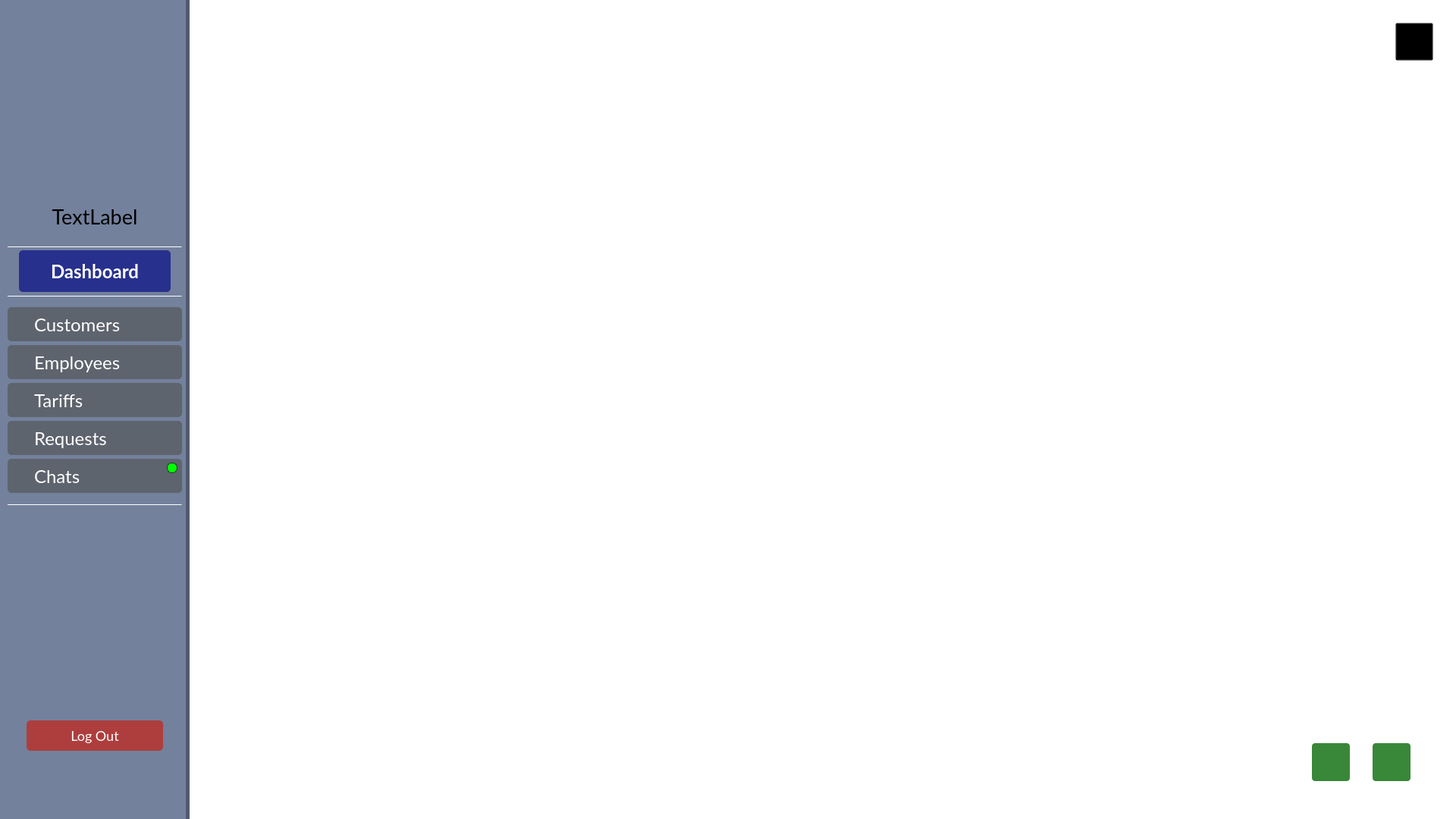
<?xml version="1.0" encoding="UTF-8"?>
<ui version="4.0">
 <class>MainWidget</class>
 <widget class="QWidget" name="MainWidget">
  <property name="geometry">
   <rect>
    <x>0</x>
    <y>0</y>
    <width>1920</width>
    <height>1080</height>
   </rect>
  </property>
  <property name="windowTitle">
   <string>Form</string>
  </property>
  <property name="styleSheet">
   <string notr="true">background-color:transparent;</string>
  </property>
  <widget class="QStackedWidget" name="stackedWidget">
   <property name="geometry">
    <rect>
     <x>250</x>
     <y>0</y>
     <width>1670</width>
     <height>1080</height>
    </rect>
   </property>
   <property name="currentIndex">
    <number>1</number>
   </property>
   <widget class="QWidget" name="page"/>
   <widget class="QWidget" name="page_2"/>
  </widget>
  <widget class="QPushButton" name="close_open_chat_btn">
   <property name="enabled">
    <bool>true</bool>
   </property>
   <property name="geometry">
    <rect>
     <x>1810</x>
     <y>980</y>
     <width>50</width>
     <height>50</height>
    </rect>
   </property>
   <property name="styleSheet">
    <string notr="true">QPushButton{
	border-radius:4px;
	background-color:rgb(57, 135, 57);
}

QPushButton:hover{
	background-color:rgb(57, 155, 57);
}</string>
   </property>
   <property name="text">
    <string/>
   </property>
   <property name="iconSize">
    <size>
     <width>40</width>
     <height>40</height>
    </size>
   </property>
  </widget>
  <widget class="QWidget" name="side_bar_menu" native="true">
   <property name="geometry">
    <rect>
     <x>0</x>
     <y>0</y>
     <width>250</width>
     <height>1080</height>
    </rect>
   </property>
   <property name="sizePolicy">
    <sizepolicy hsizetype="Expanding" vsizetype="Expanding">
     <horstretch>0</horstretch>
     <verstretch>0</verstretch>
    </sizepolicy>
   </property>
   <property name="styleSheet">
    <string notr="true">border-right: 5px solid rgba(0, 0, 0, 0.3);
background-color:#73819C;</string>
   </property>
   <widget class="QLabel" name="profile_pic">
    <property name="geometry">
     <rect>
      <x>35</x>
      <y>60</y>
      <width>180</width>
      <height>180</height>
     </rect>
    </property>
    <property name="styleSheet">
     <string notr="true">border:none;</string>
    </property>
    <property name="text">
     <string/>
    </property>
    <property name="scaledContents">
     <bool>true</bool>
    </property>
   </widget>
   <widget class="QPushButton" name="dashboard_btn">
    <property name="geometry">
     <rect>
      <x>25</x>
      <y>330</y>
      <width>200</width>
      <height>55</height>
     </rect>
    </property>
    <property name="font">
     <font>
      <family>Lato</family>
      <pointsize>-1</pointsize>
      <italic>false</italic>
      <bold>true</bold>
     </font>
    </property>
    <property name="styleSheet">
     <string notr="true">QPushButton {
    font-family: Lato;
    border: none;
    border-radius: 5px;
    background-color: rgba(39, 48, 141, 1);
    font-size: 24px;
    color: white;
    text-align: center;
}

QPushButton:hover {
    background-color: rgba(87, 91, 129, 1);
}
</string>
    </property>
    <property name="text">
     <string>Dashboard</string>
    </property>
    <property name="icon">
     <iconset>
      <normaloff>ui/build/Desktop_Qt_6_8_2_MinGW_64_bit-Debug/img/dashboards.png</normaloff>ui/build/Desktop_Qt_6_8_2_MinGW_64_bit-Debug/img/dashboards.png</iconset>
    </property>
    <property name="iconSize">
     <size>
      <width>30</width>
      <height>30</height>
     </size>
    </property>
    <property name="autoExclusive">
     <bool>false</bool>
    </property>
    <property name="flat">
     <bool>false</bool>
    </property>
   </widget>
   <widget class="QPushButton" name="customers_btn">
    <property name="geometry">
     <rect>
      <x>10</x>
      <y>405</y>
      <width>230</width>
      <height>45</height>
     </rect>
    </property>
    <property name="styleSheet">
     <string notr="true">QPushButton {
    font-family: Lato;
	padding-left:35px;
    border-radius: 5px;
	border:none;
    background-color:rgba(80, 80, 80, 0.6);
    font-size: 24px;
    color: white;
    text-align: left;
}

QPushButton:hover {
    background-color: rgba(87, 91, 129, 1);
}
</string>
    </property>
    <property name="text">
     <string>Customers</string>
    </property>
    <property name="icon">
     <iconset>
      <normaloff>ui/build/Desktop_Qt_6_8_2_MinGW_64_bit-Debug/img/customers.png</normaloff>ui/build/Desktop_Qt_6_8_2_MinGW_64_bit-Debug/img/customers.png</iconset>
    </property>
    <property name="iconSize">
     <size>
      <width>30</width>
      <height>30</height>
     </size>
    </property>
   </widget>
   <widget class="QLabel" name="side_menu_logo">
    <property name="geometry">
     <rect>
      <x>20</x>
      <y>210</y>
      <width>200</width>
      <height>55</height>
     </rect>
    </property>
    <property name="styleSheet">
     <string notr="true">border:none;</string>
    </property>
    <property name="text">
     <string/>
    </property>
    <property name="pixmap">
     <pixmap>ui/img/company_name.svg</pixmap>
    </property>
    <property name="scaledContents">
     <bool>true</bool>
    </property>
   </widget>
   <widget class="QPushButton" name="employees_btn">
    <property name="geometry">
     <rect>
      <x>10</x>
      <y>455</y>
      <width>230</width>
      <height>45</height>
     </rect>
    </property>
    <property name="styleSheet">
     <string notr="true">QPushButton {
    font-family: Lato;
	padding-left:35px;
    border-radius: 5px;
	border:none;
    background-color:rgba(80, 80, 80, 0.6);
    font-size: 24px;
    color: white;
    text-align: left;
}

QPushButton:hover {
    background-color: rgba(87, 91, 129, 1);
}
</string>
    </property>
    <property name="text">
     <string>Employees</string>
    </property>
    <property name="icon">
     <iconset>
      <normaloff>ui/build/Desktop_Qt_6_8_2_MinGW_64_bit-Debug/img/employee.png</normaloff>ui/build/Desktop_Qt_6_8_2_MinGW_64_bit-Debug/img/employee.png</iconset>
    </property>
    <property name="iconSize">
     <size>
      <width>30</width>
      <height>30</height>
     </size>
    </property>
   </widget>
   <widget class="Line" name="line">
    <property name="geometry">
     <rect>
      <x>10</x>
      <y>390</y>
      <width>230</width>
      <height>1</height>
     </rect>
    </property>
    <property name="styleSheet">
     <string notr="true">background-color:white;</string>
    </property>
    <property name="orientation">
     <enum>Qt::Orientation::Horizontal</enum>
    </property>
   </widget>
   <widget class="QPushButton" name="tariffs_btn">
    <property name="geometry">
     <rect>
      <x>10</x>
      <y>505</y>
      <width>230</width>
      <height>45</height>
     </rect>
    </property>
    <property name="styleSheet">
     <string notr="true">QPushButton {
    font-family: Lato;
	padding-left:35px;
    border-radius: 5px;
	border:none;
    background-color:rgba(80, 80, 80, 0.6);
    font-size: 24px;
    color: white;
    text-align: left;
}

QPushButton:hover {
    background-color: rgba(87, 91, 129, 1);
}
</string>
    </property>
    <property name="text">
     <string>Tariffs</string>
    </property>
    <property name="icon">
     <iconset>
      <normaloff>ui/build/Desktop_Qt_6_8_2_MinGW_64_bit-Debug/img/tariffs.png</normaloff>ui/build/Desktop_Qt_6_8_2_MinGW_64_bit-Debug/img/tariffs.png</iconset>
    </property>
    <property name="iconSize">
     <size>
      <width>30</width>
      <height>30</height>
     </size>
    </property>
   </widget>
   <widget class="QPushButton" name="requests_btn">
    <property name="geometry">
     <rect>
      <x>10</x>
      <y>555</y>
      <width>230</width>
      <height>45</height>
     </rect>
    </property>
    <property name="styleSheet">
     <string notr="true">QPushButton {
    font-family: Lato;
	padding-left:35px;
    border-radius: 5px;
	border:none;
    background-color:rgba(80, 80, 80, 0.6);
    font-size: 24px;
    color: white;
    text-align: left;
}

QPushButton:hover {
    background-color: rgba(87, 91, 129, 1);
}
</string>
    </property>
    <property name="text">
     <string>Requests</string>
    </property>
    <property name="icon">
     <iconset>
      <normaloff>ui/build/Desktop_Qt_6_8_2_MinGW_64_bit-Debug/img/requests.png</normaloff>ui/build/Desktop_Qt_6_8_2_MinGW_64_bit-Debug/img/requests.png</iconset>
    </property>
    <property name="iconSize">
     <size>
      <width>30</width>
      <height>30</height>
     </size>
    </property>
   </widget>
   <widget class="QPushButton" name="log_out_btn">
    <property name="geometry">
     <rect>
      <x>35</x>
      <y>950</y>
      <width>180</width>
      <height>40</height>
     </rect>
    </property>
    <property name="styleSheet">
     <string notr="true">QPushButton {
    font-family: Lato;
	padding-left:0px;
    border-radius: 5px;
	border:none;
    background-color:rgba(174, 62, 62, 1);
    font-size: 18px;
    color: white;
    text-align: center;
}

QPushButton:hover {
    background-color: rgba(87, 91, 129, 1);
}
</string>
    </property>
    <property name="text">
     <string>Log Out</string>
    </property>
    <property name="iconSize">
     <size>
      <width>30</width>
      <height>30</height>
     </size>
    </property>
   </widget>
   <widget class="QLabel" name="name_label">
    <property name="geometry">
     <rect>
      <x>0</x>
      <y>270</y>
      <width>250</width>
      <height>30</height>
     </rect>
    </property>
    <property name="font">
     <font>
      <family>Lato</family>
      <pointsize>20</pointsize>
     </font>
    </property>
    <property name="styleSheet">
     <string notr="true">border:none;
font-family:Lato, Arial, Consolas;
color:black;
background-color:transparent;</string>
    </property>
    <property name="text">
     <string>TextLabel</string>
    </property>
    <property name="alignment">
     <set>Qt::AlignmentFlag::AlignCenter</set>
    </property>
   </widget>
   <widget class="Line" name="line_2">
    <property name="geometry">
     <rect>
      <x>10</x>
      <y>325</y>
      <width>230</width>
      <height>1</height>
     </rect>
    </property>
    <property name="styleSheet">
     <string notr="true">background-color:white;</string>
    </property>
    <property name="orientation">
     <enum>Qt::Orientation::Horizontal</enum>
    </property>
   </widget>
   <widget class="Line" name="line_3">
    <property name="geometry">
     <rect>
      <x>10</x>
      <y>665</y>
      <width>230</width>
      <height>1</height>
     </rect>
    </property>
    <property name="styleSheet">
     <string notr="true">background-color:white;</string>
    </property>
    <property name="orientation">
     <enum>Qt::Orientation::Horizontal</enum>
    </property>
   </widget>
   <widget class="QPushButton" name="chats_btn">
    <property name="geometry">
     <rect>
      <x>10</x>
      <y>605</y>
      <width>230</width>
      <height>45</height>
     </rect>
    </property>
    <property name="styleSheet">
     <string notr="true">QPushButton {
    font-family: Lato;
	padding-left:35px;
    border-radius: 5px;
	border:none;
    background-color:rgba(80, 80, 80, 0.6);
    font-size: 24px;
    color: white;
    text-align: left;
}

QPushButton:hover {
    background-color: rgba(87, 91, 129, 1);
}
</string>
    </property>
    <property name="text">
     <string>Chats</string>
    </property>
    <property name="icon">
     <iconset>
      <normaloff>ui/build/Desktop_Qt_6_8_2_MinGW_64_bit-Debug/img/requests.png</normaloff>ui/build/Desktop_Qt_6_8_2_MinGW_64_bit-Debug/img/requests.png</iconset>
    </property>
    <property name="iconSize">
     <size>
      <width>30</width>
      <height>30</height>
     </size>
    </property>
   </widget>
   <widget class="QLabel" name="logo_label">
    <property name="geometry">
     <rect>
      <x>0</x>
      <y>0</y>
      <width>250</width>
      <height>50</height>
     </rect>
    </property>
    <property name="styleSheet">
     <string notr="true">border:none;
background-color:transparent;</string>
    </property>
    <property name="text">
     <string/>
    </property>
    <property name="alignment">
     <set>Qt::AlignmentFlag::AlignCenter</set>
    </property>
   </widget>
   <widget class="QLabel" name="not_read_message_label">
    <property name="geometry">
     <rect>
      <x>220</x>
      <y>610</y>
      <width>14</width>
      <height>14</height>
     </rect>
    </property>
    <property name="styleSheet">
     <string notr="true">background-color:lime;
border:1px solid rgba(0, 0, 0, 0.6);
border-radius:7px;</string>
    </property>
    <property name="text">
     <string/>
    </property>
   </widget>
   <zorder>dashboard_btn</zorder>
   <zorder>customers_btn</zorder>
   <zorder>side_menu_logo</zorder>
   <zorder>employees_btn</zorder>
   <zorder>profile_pic</zorder>
   <zorder>line</zorder>
   <zorder>tariffs_btn</zorder>
   <zorder>requests_btn</zorder>
   <zorder>log_out_btn</zorder>
   <zorder>name_label</zorder>
   <zorder>line_2</zorder>
   <zorder>line_3</zorder>
   <zorder>chats_btn</zorder>
   <zorder>logo_label</zorder>
   <zorder>not_read_message_label</zorder>
  </widget>
  <widget class="QPushButton" name="close_open_calc_btn">
   <property name="enabled">
    <bool>true</bool>
   </property>
   <property name="geometry">
    <rect>
     <x>1730</x>
     <y>980</y>
     <width>50</width>
     <height>50</height>
    </rect>
   </property>
   <property name="styleSheet">
    <string notr="true">QPushButton{
	border-radius:4px;
	background-color:rgb(57, 135, 57);
}

QPushButton:hover{
	background-color:rgb(57, 155, 57);
}</string>
   </property>
   <property name="text">
    <string/>
   </property>
   <property name="iconSize">
    <size>
     <width>40</width>
     <height>40</height>
    </size>
   </property>
  </widget>
  <widget class="QPushButton" name="leave_session_btn">
   <property name="geometry">
    <rect>
     <x>1840</x>
     <y>30</y>
     <width>50</width>
     <height>50</height>
    </rect>
   </property>
   <property name="styleSheet">
    <string notr="true">background-color:transparent;</string>
   </property>
   <property name="text">
    <string/>
   </property>
  </widget>
 </widget>
 <resources/>
 <connections/>
</ui>
